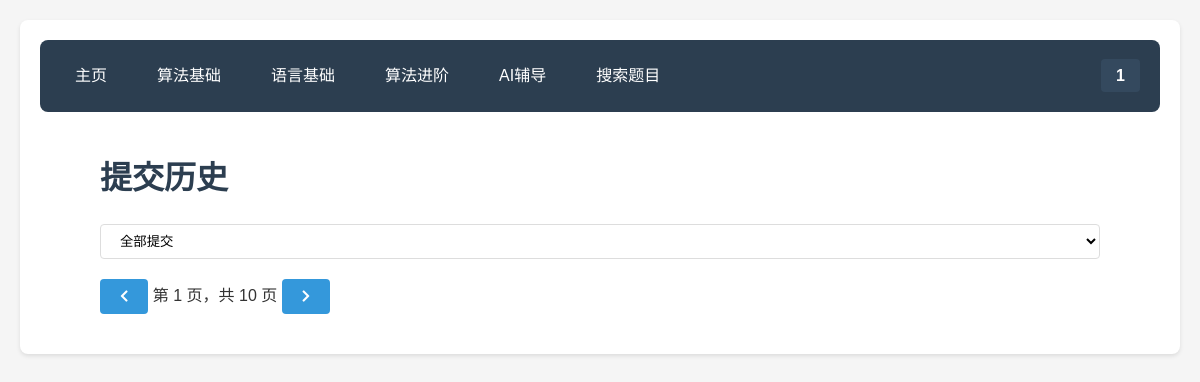
Before: /user/submissions (signed in) with the older database file.
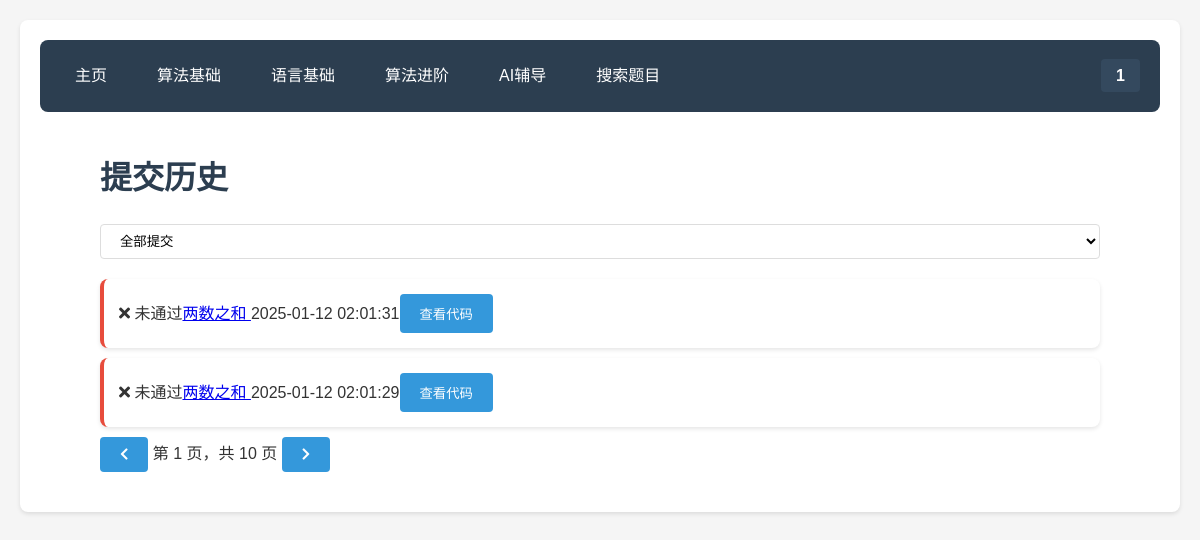
After: the same page with the newer database file.
### 1.py (models this page shows)
class Submission(db.Model):
    id = db.Column(db.Integer, primary_key=True)
    user_id = db.Column(db.Integer, db.ForeignKey('user.id'), nullable=False)
    problem_id = db.Column(db.Integer, db.ForeignKey('problem.id'), nullable=False)
    submit_time = db.Column(db.DateTime, nullable=False, default=datetime.now)
    is_correct = db.Column(db.Boolean, nullable=False)
    user = db.relationship('User', backref=db.backref('submissions', lazy=True))
    problem = db.relationship('Problem', backref=db.backref('submissions', lazy=True))

class Problem(db.Model):
    id = db.Column(db.Integer, primary_key=True)
    title = db.Column(db.String(100), nullable=False)
    content = db.Column(db.Text, nullable=False)
    answer = db.Column(db.Text, nullable=False)
    difficulty = db.Column(db.Integer) # 1-简单, 2-中等, 3-困难
    category = db.Column(db.String(50), nullable=True)  # 新增字段
    tags = db.Column(db.String(100), nullable=True)     # 新增字段
    standard_code = db.Column(db.Text, nullable=True) # 标准答案代码
    test_cases = db.Column(db.Text, nullable=True) # 测试用例，JSON格式存储

### 1.py (the view)
@app.route('/user/submissions')
@login_required
def user_submissions():
    user = User.query.get(session['user_id'])
    submissions = (Submission.query
                  .filter_by(user_id=user.id)
                  .order_by(Submission.submit_time.desc())
                  .all())
    stats = get_user_stats(user.id)
    return render_template('user_submissions.html',
                         current_user=user,
                         user_level=stats['user_level'],
                         solved_count=stats['solved_count'],
                         submission_count=stats['submission_count'],
                         pass_rate=stats['pass_rate'],
                         submissions=submissions)

### 1.py (called while the page is built)
def login_required(f):
    @wraps(f)
    def decorated_function(*args, **kwargs):
        if 'user_id' not in session:
            return redirect(url_for('login'))
        user = User.query.get(session['user_id'])
        if user is None:
            session.clear()
            return redirect(url_for('login'))
        return f(*args, **kwargs)
    return decorated_function

def calculate_user_level(solved_count):
    if solved_count < 5:
        return 1
    elif solved_count < 20:
        return 2
    elif solved_count < 50:
        return 3
    elif solved_count < 100:
        return 4
    else:
        return 5

### templates/user_submissions.html (shortened to what this page needs)
{% extends "base.html" %}
{% block content %}
<div class="submissions-container">
    <h1>提交历史</h1>
    <div class="submissions-filter">
        <select class="filter-select">
            <option value="all">全部提交</option>
        </select>
    </div>
    <div class="submissions-list">
        {% for submission in submissions %}
        <div class="submission-item {{ 'accepted' if submission.is_correct else 'wrong' }}">
            <div class="submission-status">
                <i class="fas {{ 'fa-check' if submission.is_correct else 'fa-times' }}"></i>
                <span>{{ '通过' if submission.is_correct else '未通过' }}</span>
            </div>
            <div class="submission-info">
                <a href="{{ url_for('problem_detail', problem_id=submission.problem_id) }}" class="problem-link">
                    {{ submission.problem.title }}
                </a>
                <span class="submission-time">{{ submission.submit_time.strftime('%Y-%m-%d %H:%M:%S') }}</span>
            </div>
            <div class="submission-actions">
                <button class="view-code-btn">查看代码</button>
            </div>
        </div>
        {% endfor %}
    </div>
    <div class="submissions-pagination">
        <button class="page-btn" disabled><i class="fas fa-chevron-left"></i></button>
        <span class="page-info">第 1 页，共 10 页</span>
        <button class="page-btn"><i class="fas fa-chevron-right"></i></button>
    </div>
</div>
{% endblock %}

Changed rows visible on the page:
added Submission: is_correct "未通过", problem "两数之和", submit_time "2025-01-12 02:01:31"
added Submission: is_correct "未通过", problem "两数之和", submit_time "2025-01-12 02:01:29"
